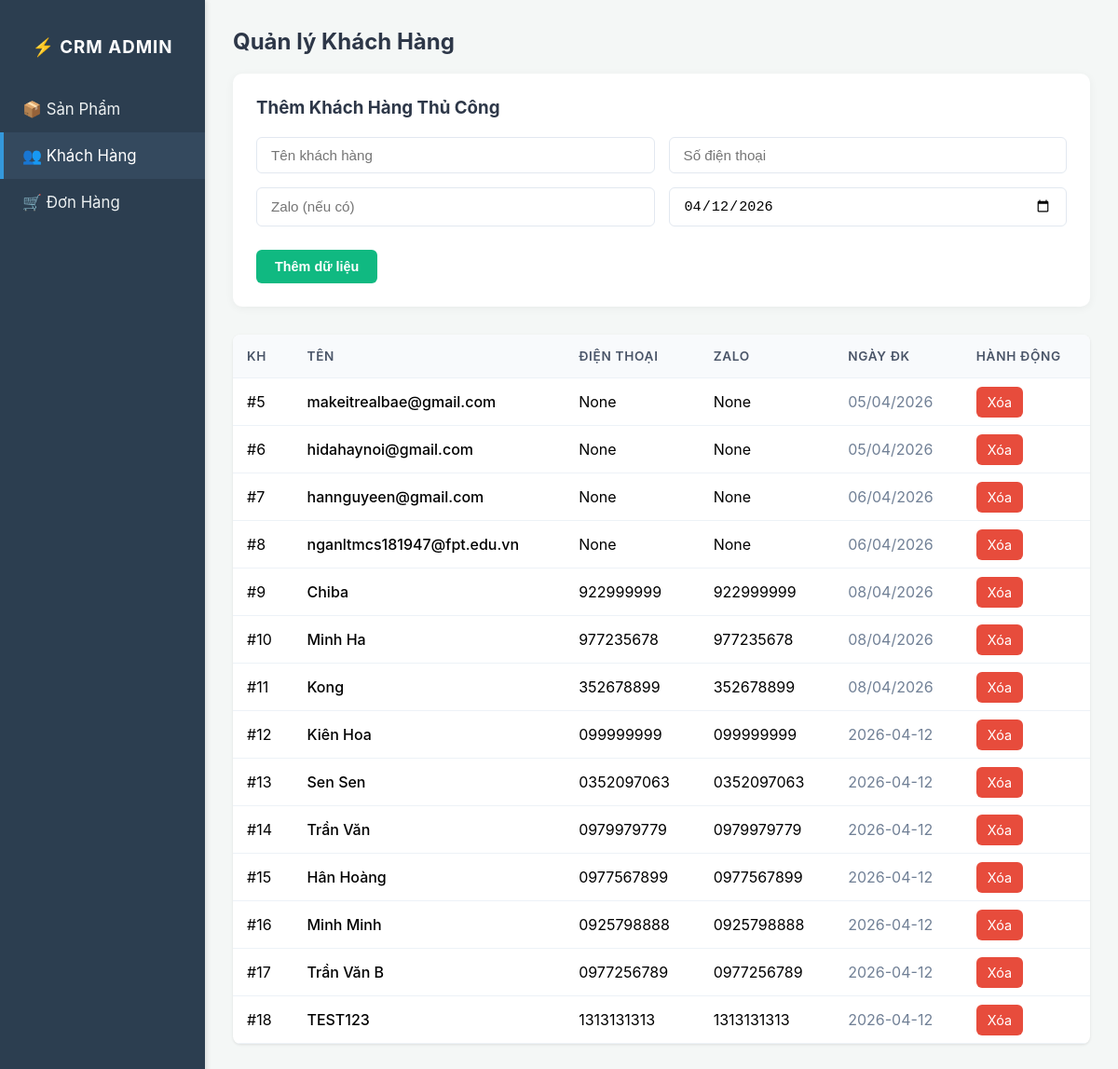
Page /admin?tab=customers on the committed database.
### tables this page shows
CREATE TABLE customers (
    id INTEGER PRIMARY KEY AUTOINCREMENT,
    name TEXT NOT NULL,
    phone_number TEXT UNIQUE,
    zalo TEXT,
    registration_date TEXT
);

### app_backup_sqlite.py (the view)
@app.route('/admin')
def admin():
    tab = request.args.get('tab', 'products')
    db = get_db()
    products = db.execute('SELECT * FROM products').fetchall()
    customers = db.execute('SELECT * FROM customers').fetchall()
    orders = db.execute('''
        SELECT orders.*, customers.name as customer_name, products.name as product_name
        FROM orders
        LEFT JOIN customers ON orders.customer_id = customers.id
        LEFT JOIN products ON orders.product_id = products.id
        ORDER BY orders.id DESC
    ''').fetchall()
    return render_template('admin.html', tab=tab, products=products, customers=customers, orders=orders)

### app_backup_sqlite.py (called while the page is built)
def get_db():
    db = getattr(g, '_database', None)
    if db is None:
        db = g._database = sqlite3.connect(DATABASE)
        db.row_factory = sqlite3.Row
    return db

@app.teardown_appcontext
def close_connection(exception):
    db = getattr(g, '_database', None)
    if db is not None:
        db.close()

### templates/admin.html (shortened to what this page needs)
<!DOCTYPE html>
<html>
<head>
</head>
<body>
    <div class="sidebar">
        <h3>⚡ CRM ADMIN</h3>
        <a href="?tab=products" class="{% if tab == 'products' %}active{% endif %}">📦 Sản Phẩm</a>
        <a href="?tab=customers" class="{% if tab == 'customers' %}active{% endif %}">👥 Khách Hàng</a>
        <a href="?tab=orders" class="{% if tab == 'orders' %}active{% endif %}">🛒 Đơn Hàng</a>
    </div>
    <div class="content">
        {% if tab == 'products' %}
        <h2 style="color: #2d3748; margin-top:0;">Quản lý Sản Phẩm</h2>
        <div class="card">
            <h3>Thêm Sản Phẩm Mới</h3>
            <form action="/admin/product/add" method="POST">
                <input type="text" name="name" placeholder="Tên sản phẩm" required>
                <input type="number" name="price" placeholder="Giá bán (VNĐ)" required>
                <input type="text" name="description" placeholder="Mô tả ngắn" class="full-width">
                <input type="number" name="stock" placeholder="Số lượng trong kho" required>
                <div></div>
                <button type="submit" class="btn btn-add">Thêm sản phẩm</button>
            </form>
        </div>
        <table>
            <tr><th>Tên Sản Phẩm</th><th>Giá</th><th>Mô tả</th><th>Tồn kho</th><th>Hành động</th></tr>
            {% for p in products %}
            <tr>
                <td style="font-weight: 500;">{{ p.name }}</td>
                <td>{{ "{:,.0f}".format(p.price) }}đ</td>
                <td style="color: #718096;">{{ p.description }}</td>
                <td><span style="background: {% if p.stock > 0 %}#def7ec; color:#03543f{% else %}#fde8e8; color:#9b1c1c{% endif %}; padding: 4px 8px; border-radius: 12px; font-weight: bold;">{{ p.stock }}</span></td>
                <td><a href="/admin/product/delete/{{ p.id }}" class="btn">Xóa</a></td>
            </tr>
            {% else %}
            <tr><td colspan="5" style="text-align:center; padding: 30px; color: #a0aec0;">Chưa có sản phẩm nào. Hãy thêm một sản phẩm!</td></tr>
            {% endfor %}
        </table>
        {% elif tab == 'customers' %}
        <h2 style="color: #2d3748; margin-top:0;">Quản lý Khách Hàng</h2>
        <div class="card">
            <h3>Thêm Khách Hàng Thủ Công</h3>
            <form action="/admin/customer/add" method="POST">
                <input type="text" name="name" placeholder="Tên khách hàng" required>
                <input type="text" name="phone" placeholder="Số điện thoại" required>
                <input type="text" name="zalo" placeholder="Zalo (nếu có)">
                <input type="date" name="date" required>
                <div class="full-width"><button type="submit" class="btn btn-add">Thêm dữ liệu</button></div>
            </form>
        </div>
        <table>
            <tr><th>KH</th><th>Tên</th><th>Điện Thoại</th><th>Zalo</th><th>Ngày ĐK</th><th>Hành động</th></tr>
            {% for c in customers %}
            <tr>
                <td>#{{ c.id }}</td>
                <td style="font-weight: 500;">{{ c.name }}</td><td>{{ c.phone_number }}</td><td>{{ c.zalo }}</td>
                <td style="color: #718096;">{{ c.registration_date.split('T')[0] if 'T' in c.registration_date else c.registration_date }}</td>
                <td><a href="/admin/customer/delete/{{ c.id }}" class="btn">Xóa</a></td>
            </tr>
            {% else %}
            <tr><td colspan="6" style="text-align:center; padding: 30px; color: #a0aec0;">Chưa có khách hàng nào.</td></tr>
            {% endfor %}
        </table>
        {% endif %}
    </div>
</body>
</html>

### templates/admin.html (style rules this page uses)
body { font-family: -apple-system, BlinkMacSystemFont, "Segoe UI", Roboto, Helvetica, Arial, sans-serif; margin: 0; background-color: #f4f7f6; }
.sidebar { width: 220px; background: #2c3e50; color: white; position: fixed; height: 100%; padding-top: 20px; box-shadow: 2px 0 5px rgba(0,0,0,0.1); }
.sidebar h3 { text-align: center; margin-bottom: 30px; letter-spacing: 1px; }
.sidebar a { display: block; padding: 15px 20px; color: #ecf0f1; text-decoration: none; font-size: 1.05rem; border-left: 4px solid transparent; transition: all 0.3s; }
.sidebar a:hover, .sidebar a.active { background: #34495e; border-left-color: #3498db; color: white; }
.content { margin-left: 220px; padding: 30px; }
table { width: 100%; border-collapse: collapse; background: white; margin-top: 20px; box-shadow: 0 1px 3px rgba(0,0,0,0.1); border-radius: 8px; overflow: hidden; }
th, td { padding: 15px; border-bottom: 1px solid #edf2f7; text-align: left; }
th { background: #f8fafc; color: #4a5568; font-weight: 600; text-transform: uppercase; font-size: 0.85rem; letter-spacing: 0.05em; }
.btn { padding: 8px 12px; background: #e74c3c; color: white; text-decoration: none; border-radius: 6px; border: none; cursor: pointer; font-size: 0.9rem; transition: background 0.2s; }
.btn-add { background: #10b981; padding: 10px 20px; font-weight: bold; width: auto; margin-top: 10px; }
.card { background: white; padding: 25px; border-radius: 10px; box-shadow: 0 2px 10px rgba(0,0,0,0.05); margin-bottom: 30px; }
.card h3 { margin-top: 0; color: #2d3748; margin-bottom: 20px; }
form { display: grid; grid-template-columns: 1fr 1fr; gap: 15px; }
.full-width { grid-column: span 2; }
input, select { padding: 10px 15px; width: 100%; box-sizing: border-box; border: 1px solid #e2e8f0; border-radius: 6px; font-size: 0.95rem; }

### rows in the picture
customers: id "5", name "makeitrealbae@gmail.com", phone_number "None", zalo "None", registration_date "05/04/2026"
customers: id "6", name "hidahaynoi@gmail.com", phone_number "None", zalo "None", registration_date "05/04/2026"
customers: id "7", name "hannguyeen@gmail.com", phone_number "None", zalo "None", registration_date "06/04/2026"
customers: id "8", name "nganltmcs181947@fpt.edu.vn", phone_number "None", zalo "None", registration_date "06/04/2026"
customers: id "9", name "Chiba", phone_number "922999999", zalo "922999999", registration_date "08/04/2026"
customers: id "10", name "Minh Ha", phone_number "977235678", zalo "977235678", registration_date "08/04/2026"
customers: id "11", name "Kong", phone_number "352678899", zalo "352678899", registration_date "08/04/2026"
customers: id "12", name "Kiên Hoa", phone_number "099999999", zalo "099999999", registration_date "2026-04-12"
customers: id "13", name "Sen Sen", phone_number "0352097063", zalo "0352097063", registration_date "2026-04-12"
customers: id "14", name "Trần Văn", phone_number "0979979779", zalo "0979979779", registration_date "2026-04-12"
customers: id "15", name "Hân Hoàng", phone_number "0977567899", zalo "0977567899", registration_date "2026-04-12"
customers: id "16", name "Minh Minh", phone_number "0925798888", zalo "0925798888", registration_date "2026-04-12"
customers: id "17", name "Trần Văn B", phone_number "0977256789", zalo "0977256789", registration_date "2026-04-12"
customers: id "18", name "TEST123", phone_number "1313131313", zalo "1313131313", registration_date "2026-04-12"
